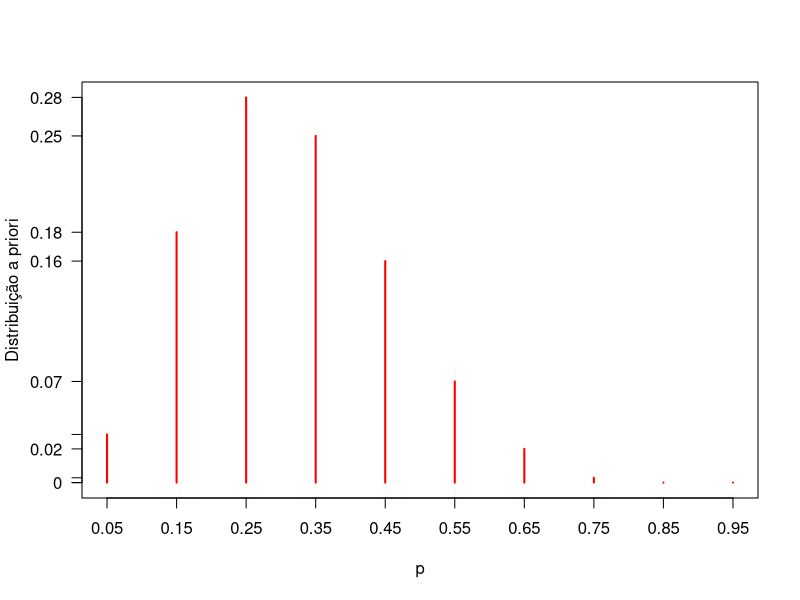
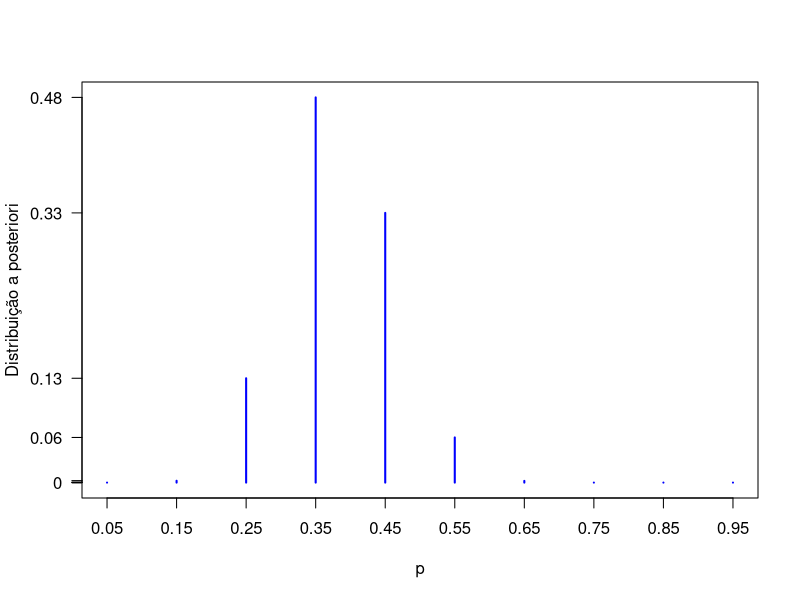
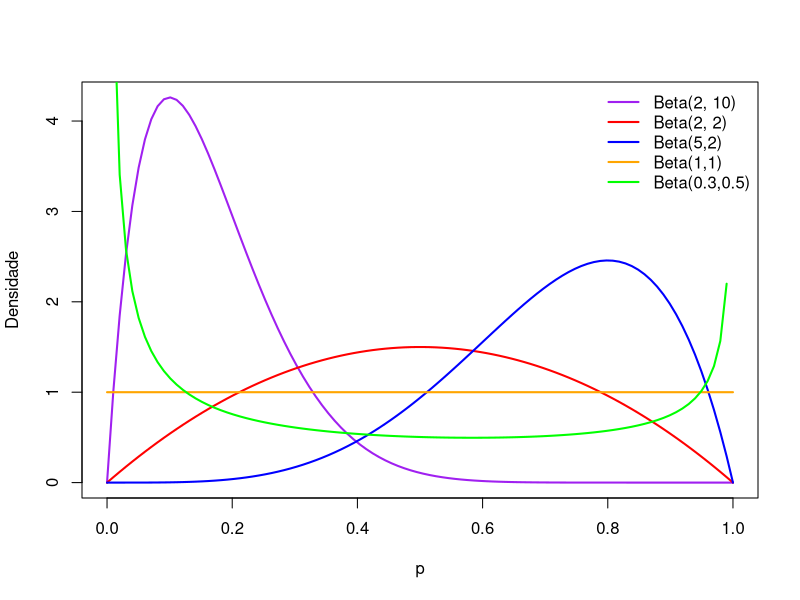
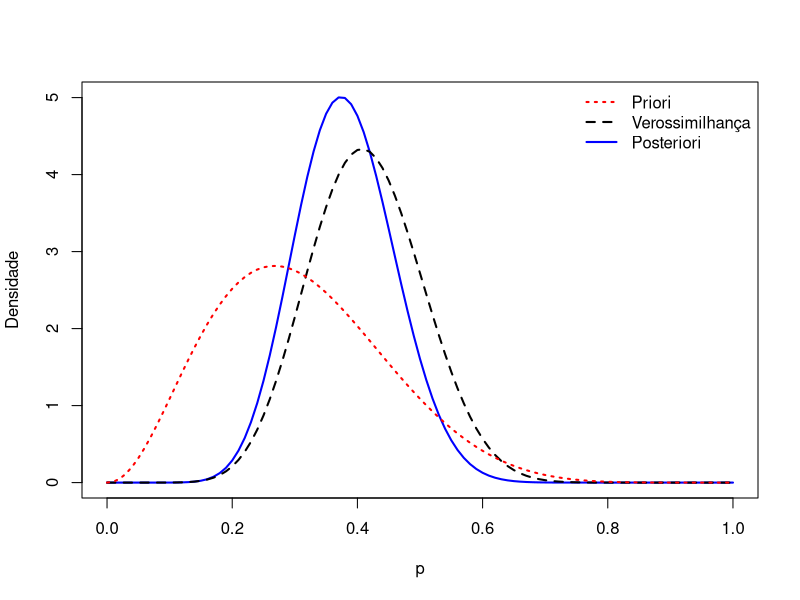
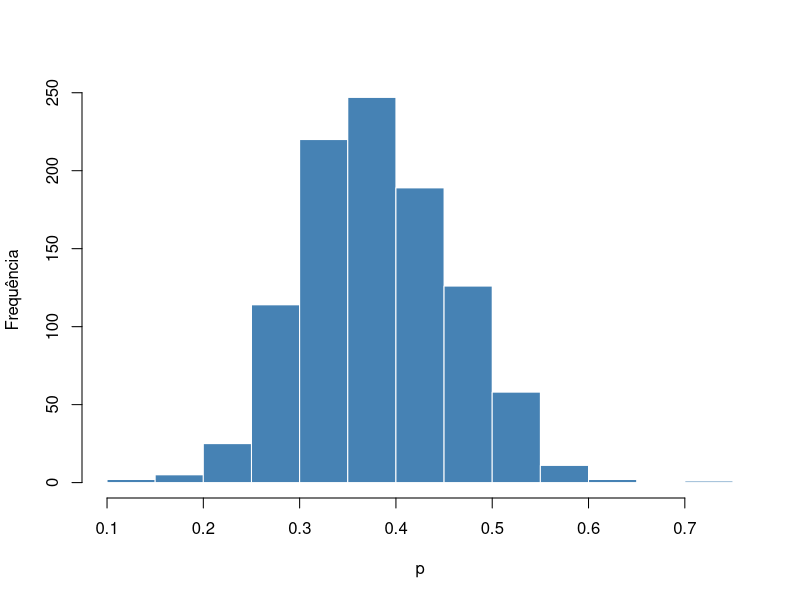
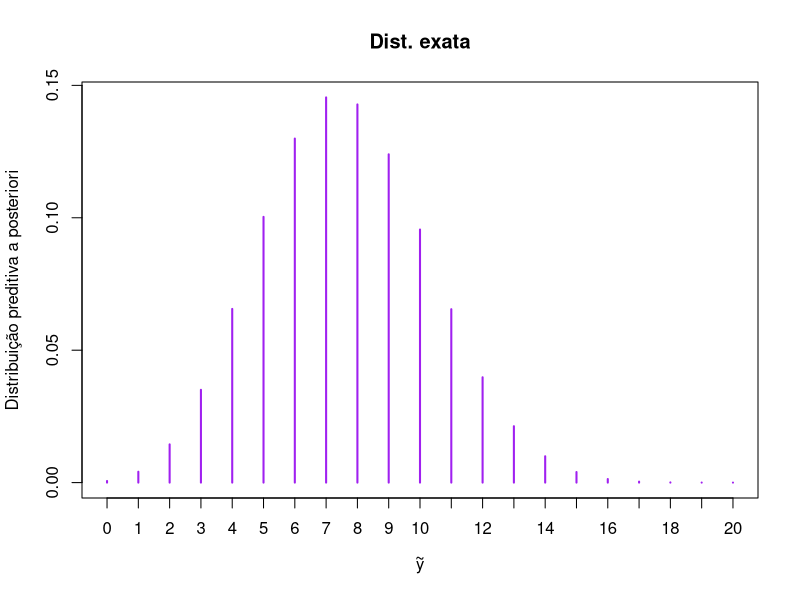
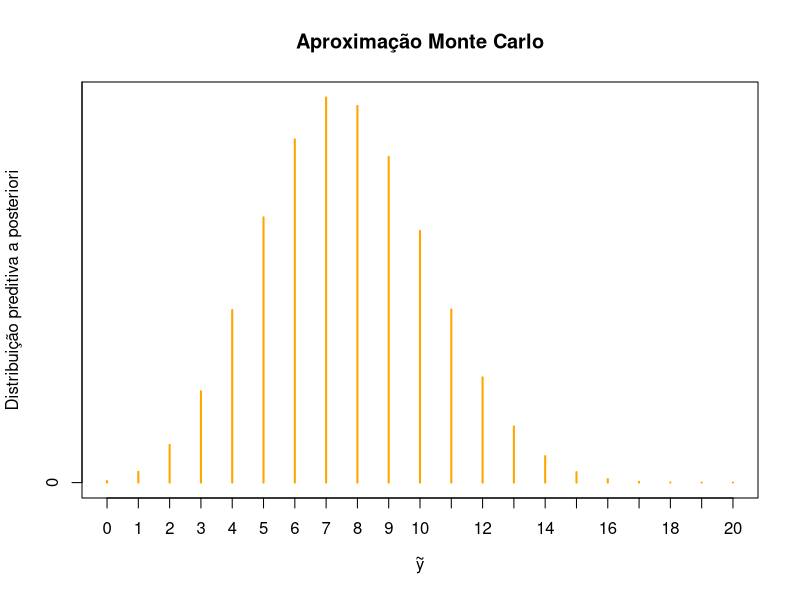

Write the R code that produced these figures, in order. (Note: this script raises an error after producing the figures.)
## ---- chunk 1

p <- seq(0.05, 0.95, by = 0.1)
priori <- c(1, 5.2, 8, 7.2, 4.6, 2.1, 0.7, 0.1, 0, 0)
priori <- priori/sum(priori)
plot(p, priori,
     type = "h", col = "red",
     lwd = 2,
     ylab = "Distribuição a priori",
     xaxt = "n", yaxt = "n")
axis(1, at = p)
axis(2, at = priori, las = 1, labels = round(priori, 2))

## ---- chunk 2

L.prop <- function(p){
  (p^(11)) * ((1 - p)^(16))
}

p <- seq(0.05, 0.95, by = 0.1)
veros <- L.prop(p = p)
posteriori <- veros * priori
posteriori <- posteriori/sum(posteriori)

plot(p, posteriori,
     type = "h", col = "blue",
     lwd = 2,
     ylab = "Distribuição a posteriori",
     xaxt = "n", yaxt = "n")
axis(1, at = p)
axis(2, at = posteriori, las = 1, labels = round(posteriori, 2))

## ---- chunk 3

x <- seq(0, 1, length = 100)

plot(x, dbeta(x, shape1 = 2, shape2 = 10),
     ylab = 'Densidade', xlab = 'p',
     type = 'l', col = 'purple', lwd = 2)
lines(x, dbeta(x, shape1 = 2, shape2 = 2), col = 'red', lwd = 2) 
lines(x, dbeta(x, shape1 = 5, shape2 = 2), col = 'blue', lwd = 2)
lines(x, dbeta(x, shape1 = 1, shape2 = 1), col = 'orange', lwd = 2)
lines(x, dbeta(x, shape1 = 0.3, shape2 = 0.5), col = 'green', lwd = 2)

legend('topright',
       legend = c('Beta(2, 10)','Beta(2, 2)','Beta(5,2)', 'Beta(1,1)', 'Beta(0.3,0.5)'),
       lty = c(1,1,1,1,1), , lwd = c(2,2,2,2,2),
       col=c('purple', 'red', 'blue', 'orange', 'green'),
       bty = "n")

## ---- chunk 4

a <- 3.26
b <- 7.19
s <- 11
f <- 16

curve(dbeta(x, a + s, b + f), from = 0, to = 1,
      xlab = "p",ylab = "Densidade", lty = 1, lwd = 2, col = "blue")
curve(dbeta(x, s + 1, f + 1), add = TRUE, lty = 2, lwd = 2)
curve(dbeta(x, a, b), add = TRUE, lty = 3,lwd = 2, col = "red")
legend("topright", c("Priori", "Verossimilhança", "Posteriori"),
       lty = c(3,2,1), lwd = c(2,2,2), col = c("red", "black", "blue"),
       bty = "n")

## ---- chunk 5

a <- 3.26; b <- 7.19; s <- 11; f <- 16

pbeta(q = 0.5,
      shape1 = a+s, shape2 = b+f,
      lower.tail = FALSE)

## ---- chunk 6

qbeta(p = c(0.05, 0.95),
      shape1 = a+s, shape2 = b+f)

## ---- chunk 7

amostra.post <- rbeta(n = 1000,
                      shape1 = a+s, shape2 = b+f)

## ---- chunk 8

hist(amostra.post,
     xlab = "p", ylab = "Frequência", main = "",
     col = "steelblue", border = "white")

## ---- chunk 9

sum(amostra.post >= 0.5)/1000
## ---- chunk 10

quantile(x = amostra.post, probs = c(0.05, 0.95))

## ---- chunk 11

library(VGAM)

a <- 3.26
b <- 7.19
s <- 11
f <- 16
m <- 20
ytilde <- 0:20
pred <- dbetabinom.ab(x = ytilde, size = m, shape1 = a + s, shape2 = b + f)

plot(ytilde, pred,
     type = "h", col = "purple",
     lwd = 2,
     ylab = "Distribuição preditiva a posteriori",
     main = "Dist. exata",
     xlab = expression(tilde(y)),
     xaxt = "n")
axis(1, at = ytilde)


## ---- chunk 12

M <- 1000000

p <- rbeta(n = M, shape1 = a + s, shape2 = b + f)
ytilde.sim <- rbinom(n = M, size = m, prob = p)

## ---- chunk 13

freq <- table(ytilde.sim)
probpred <- freq/sum(freq)
y <- as.integer(names(freq))
plot(y, probpred,
     type = "h", col = "orange",
     lwd = 2,
     ylab = "Distribuição preditiva a posteriori",
     main = "Aproximação Monte Carlo",
     xlab = expression(tilde(y)),
     xaxt = "n")
axis(1, at = y)

## ---- chunk 14

knitr::include_graphics(here::here('images', 'Statistically-Insignificant-barras.jpg'))
